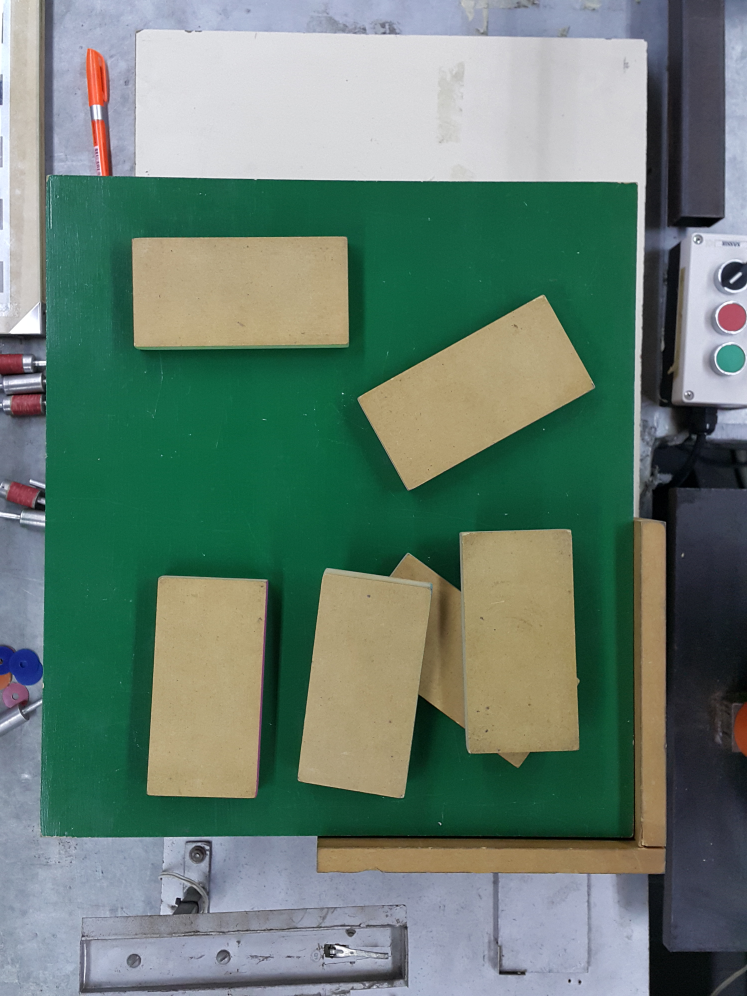
#> input picture TP 7 Contornos/bloques1.jpg, 2988 x 3984 px (shown at 1/4 size)
$ jupyter execute 'TP7 _Contornos.ipynb'   (shell and % lines are left out)
#> lines starting #> are read from the running program, lines starting #| are printed output that depends on the picture; after the words box and inside, x2 and y2 are one past the last pixel; in counts of white or black regions, pixels touching at a corner belong together
# TP 7: Contornos
------------------------------------------
+ Objetivos: sobre la imagen de bloques encontrar los parámetros de área, perímetro, orientación y sus contornos.

[cell 1]
#Si queremos que las imágenes sean mostradas en una ventana emergente quitar el inline
#%matplotlib

# OpenCV-Python utiliza NumPy para el manejo de imágenes
import numpy as np
# cv2 es el módulo python para acceder a OpenCV
import cv2 as cv
# Usamos las poderosas herramientas de graficación de matplotlib para mostrar imágenes, perfiles, histogramas, etc
import matplotlib.pyplot as plt

#### Leemos la imagen

[cell 2]
img = cv.imread('bloques1.jpg')
#> img is the input picture: shape (3984, 2988, 3); mean B, G, R 112.9, 125.3, 103.1
imgRGB = cv.cvtColor(img, cv.COLOR_BGR2RGB)

plt.figure("Imagen original")
plt.imshow(imgRGB)
plt.show()

### Recorte
+ Definimos el field of view (fov) para centrarnos en el area donde se encuentran los bloques

[cell 3]
fov = imgRGB[750:3300,190:2500]
fov_gray=cv.cvtColor(fov, cv.COLOR_RGB2GRAY )
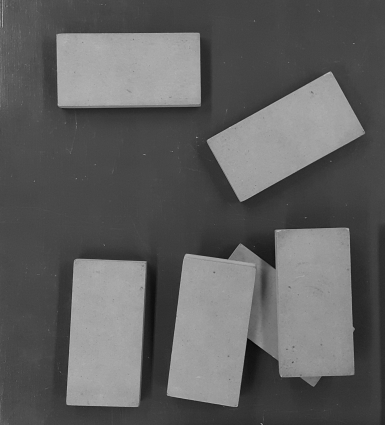
#> fov_gray: shape (2550, 2310) (shown at 1/6 size); min 0, max 241, mean 95.6

plt.figure("FOV")
plt.imshow(fov_gray,cmap='gray')
plt.show()

## Ecualizacion Histograma
+ Utilizamos una ecualizacion de histograma para tener una distribucion Gaussiana de grises sobre la imagen para difuminar la sombra

[cell 4]
# Imagen original
plt.figure("Ecualizacion Histograma")

ax1=plt.subplot(221)
ax1.imshow(fov_gray, cmap='gray', vmin=0, vmax=255)
ax1.set_title('Original')

hist1,bins1 = np.histogram(fov_gray.ravel(),256,[0,256])
#> hist1 = 256 values, max 219360 at index 71, min 0 at index 227, mean 23009.8; bins1 = 257 values from 0 to 256
ax3=plt.subplot(223)
ax3.plot(hist1)

# Imagen ecualizada
img_eqzd = cv.equalizeHist(fov_gray)
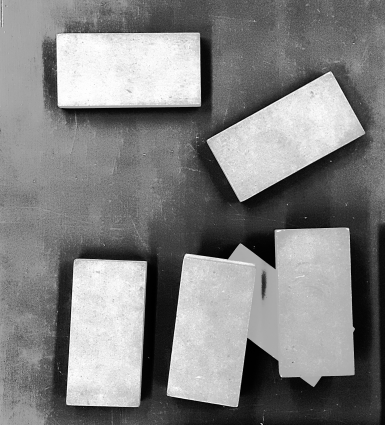
#> img_eqzd: shape (2550, 2310) (shown at 1/6 size); min 0, max 255, mean 129.6

ax2=plt.subplot(222)
ax2.imshow(img_eqzd, cmap='gray', vmin=0, vmax=255)
ax2.set_title('Ecualizada')

hist2,bins2 = np.histogram(img_eqzd.ravel(),256,[0,256])
#> hist2 = 256 values, max 219360 at index 122, min 0 at index 11, mean 23009.8; bins2 = 257 values from 0 to 256
ax4=plt.subplot(224)
ax4.plot(hist2)

plt.show()

## Filtro gaussiano
+ Aplicamos un filtro gaussiano a la imagen equalizada para suavizar y desenfocar la imagen

[cell 5]
c = cv.GaussianBlur(img_eqzd,(17,17),5)

plt.figure("Gaussiana")
plt.imshow(c,cmap="gray")
plt.show()

## Binarizacion Umbral Fijo
+ Binarizamos la imagen para luego utilizar la funcion findContours que provee Open CV

[cell 6]
ret, img_bin = cv.threshold(c,160,255,cv.THRESH_BINARY)
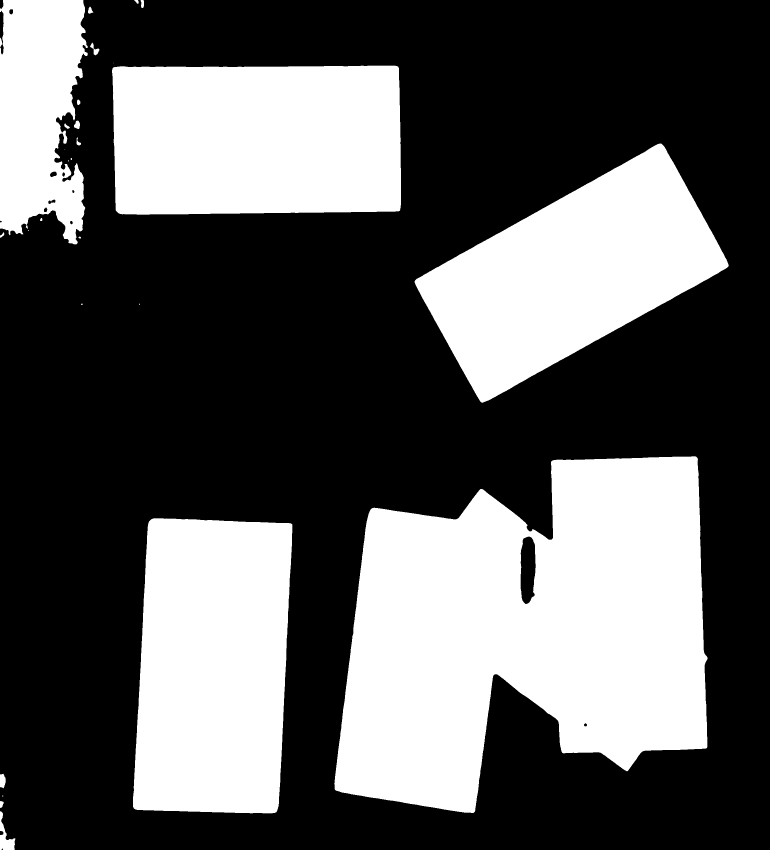
#> img_bin: shape (2550, 2310) (shown at 1/3 size); 36.1% white; 29 white regions (7 under 20 px), largest, box (x1, y1, x2, y2) and area: (1003, 1369, 2123, 2439) 851064, (399, 1555, 877, 2440) 380799, (336, 197, 1203, 644) 377910

plt.figure("Imagen Binarizada")
plt.imshow(img_bin,cmap='gray')
plt.show()

## Cierre
+ Aplicamos la operacion morfologica de cierre que consiste en una dilatacion seguida de una erosion. De esta manera, "cerramos" los objetos respetando su forma original y sus contornos.

[cell 7]
se = np.ones((25,15), np.uint8)
cierre = cv.morphologyEx(img_bin, cv.MORPH_CLOSE, se)
#> cierre: shape (2550, 2310); 36.3% white; 11 white regions (2 under 20 px)

plt.figure("Cierre")
plt.imshow(cierre, cmap='gray')
plt.show()

## Contornos
+ Hallamos los contornos de la imagen y mostramos cuantos se han encontrado.

[cell 8]
#Para la función findContours dependiendo de la versión de opencv utilizada desempaqueta 2 o 3 datos.
contours, hierarchy = cv.findContours(cierre, cv.RETR_TREE, cv.CHAIN_APPROX_NONE)
#> contours = 13 contours, 3 with area under 20; largest, box (x1, y1, x2, y2) and area: (1003, 1369, 2123, 2439) 856712, (399, 1555, 877, 2440) 379546, (336, 188, 1203, 644) 376739, (1244, 430, 2186, 1208) 361490, (0, 0, 298, 733) 159589

print("Cantidad de contornos encontrados: ", len(contours))
#| Cantidad de contornos encontrados:  13

+ Discriminamos los aquellos que encierran una área menor a 200000, puesto que no representan objetos de interés de ánalisis sino que ruido generado por el procesamiento de la imagen.

[cell 9]
i=0
bloques = []

for cnt in contours:
    area = cv.contourArea(cnt)

    if area > 200000:
        print('i:{} Área: {}'.format(i, area))
        bloques.append(cnt)

    i+=1
#> this loop made 13 passes
#> area on passes 1, 2, 3, 4, 8, 9, 10, 11: 3527, 379545.5, 856711.5, 7655.5, 361490.5, 132.5, 376739, 333.5
#> (printed output is left out)
#> after the loop, bloques = 4 contours; box (x1, y1, x2, y2) and area: (1003, 1369, 2123, 2439) 856712, (399, 1555, 877, 2440) 379546, (336, 188, 1203, 644) 376739, (1244, 430, 2186, 1208) 361490; i = 13

+ Dibujamos los contornos y denominamos los bloques sobre una copia de la imagen fov

[cell 10]
img_out1 = fov.copy()
i=1

for cnt in bloques:

    cv.drawContours(img_out1, [cnt], 0, (255,0,0), 3)

    # Ahora calculamos el centroide para utilizarlo de referencia para nombrar en la imagen los bloques
    M = cv.moments(cnt)
    cx = int(M['m10']/M['m00'])
    cy = int(M['m01']/M['m00'])

    nombre = "Bloque " + str(i)

    cv.putText(img_out1, nombre, (cx-100, cy), cv.FONT_HERSHEY_COMPLEX, 2, 0,2)
    i+=1;
#> this loop made 4 passes
#> (cx, cy, nombre) on passes 1 to 4: (638, 1998, 'Bloque 1'), (1582, 1888, 'Bloque 2'), (1714, 819, 'Bloque 3'), (770, 418, 'Bloque 4')
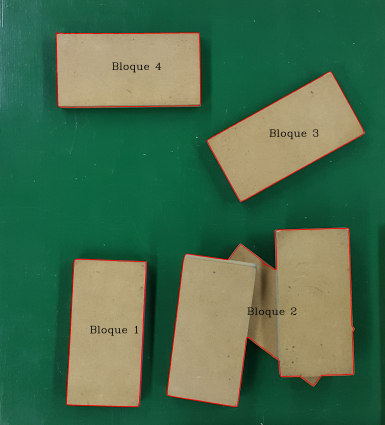
#> img_out1: shape (2550, 2310, 3) (shown at 1/6 size); mean R, G, B 71.4, 109.7, 77.8
#> after the loop, i = 5

plt.figure("Imagen 1 contornos")
plt.imshow(img_out1)
plt.show()

img_out1RGB = cv.cvtColor(img_out1, cv.COLOR_BGR2RGB)
cv.imwrite("Imagen-Contornos1.jpg", img_out1RGB)
#> Out = True

## Parametros
+ Perimetro
+ Area
+ Orientacion
+ Relación de aspecto (largo Vs. ancho)

[cell 11]
i=1

for cnt in bloques:
    # Perimetro
    p = cv.arcLength(cnt,False)

    # Area
    area = cv.contourArea(cnt)

    # Orientacion
    (x,y),(MA,ma),angle = cv.fitEllipse(cnt)

    # Relación de aspecto
    x,y,w,h = cv.boundingRect(cnt)
    aspect_ratio = float(w)/h

    print('Bloque {} | Perimetro: {} - Área: {} - Orientación: {} - R/Aspecto: {}'.format(i, p, area, angle, aspect_ratio))

    i+=1
#> this loop made 4 passes
#> (p, area, MA, ma, angle, w) on passes 1 to 4: (2638.1, 379545.5, 494.2, 1083.8, 3.36, 478), (4865.4, 856711.5, 943.3, 1336.1, 67.26, 1120), (2718.2, 361490.5, 482, 1061.4, 60.89, 942), (2619.2, 376739, 501.7, 1068.4, 90.16, 867)
#> (printed output is left out)
#> after the loop, i = 5

## Conclusion 1:

Se logro marcar todos los bloques con la salvedad de que los bloques que conforman al "Bloque 2" se encuentran superpuestos por lo tanto se los considera como un único bloque.

Respecto a los parametros obtenidos en los bloques 1, 3 y 4 se ve que sus caracteristicas geométricas (perímetro y área) son muy similares.

Orientacion y relación de aspecto guardan una coherencia entre sí para todos los bloques, siendo:
+ Bloque 1: poseé una inclinación $\theta \approxeq 3°$ respecto a la vertical, dato que se reafirma en la R/aspecto donde $base = \frac{1}{2} alto$. Por lo tanto se verifica que el bloque se encuentra prácticamente vertical como se ve en la imagen.

Éste análisis es análogo para el bloque 4 donde se observa a diferencia del anterior que se encuentra horizontal.
Tanto para el conjunto de bloques "bloque 2" y bloque 3 se observa un grado de inclinación con mayor pronunciación hacia la posición horizontal.

***
# Método 2

+ Implementamos otra metodo de segmentacion que pueda resolver el problema de los bloques superpuestos. Para ello, utilizamos una ecualizacion de adaptacion local, que nos limita el contraste de la imagen tanto en oscuros y claros. Luego, procedemos de igual manera que el anterior.

## Clahe

[cell 12]
plt.figure("Clahe")

#Imagen original
ax1=plt.subplot(221)
ax1.imshow(fov_gray, cmap="gray", vmin=0,vmax=255)
ax1.set_title("Original")

hist1,bins1=np.histogram(fov_gray.ravel(),256,[0,256])
ax3=plt.subplot(223)
ax3.plot(hist1)

#Creamos un objeto CLAHE
clahe= cv.createCLAHE(clipLimit=1.5, tileGridSize=(8,8))
img_clahe = clahe.apply(fov_gray)
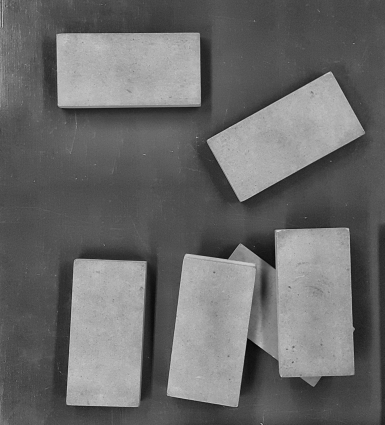
#> img_clahe: shape (2550, 2310) (shown at 1/6 size); min 0, max 245, mean 106.1
ax2=plt.subplot(222)
ax2.imshow(img_clahe, cmap="gray", vmin=0, vmax=255)

hist2,bins2=np.histogram(img_clahe.ravel(),256,[0,256])
#> hist2 = 256 values, max 135972 at index 78, min 0 at index 232, mean 23009.8

ax4=plt.subplot(224)
ax4.plot(hist2)
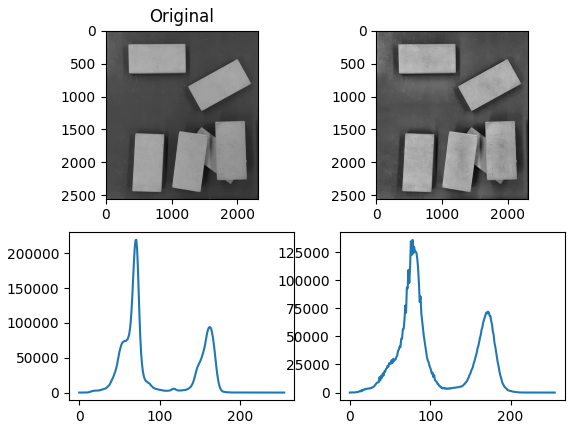
#> figure drawn by matplotlib, 4 panels; panel 2: curve peaks at x = 71, y = 219360; panel 4: curve peaks at x = 78, y = 135972

[cell 13]
# Filtro Gaussiano
c = cv.GaussianBlur(img_clahe,(17,17),5)

# Binarizacion
ret, img_bin = cv.threshold(c,145,255,cv.THRESH_BINARY)
#> img_bin: shape (2550, 2310); 31.5% white; 15 white regions (2 under 20 px), largest, box (x1, y1, x2, y2) and area: (1654, 1370, 2120, 2260) 376230, (1004, 1470, 1554, 2438) 374894, (400, 1556, 873, 2439) 374439

plt.figure("Imagen Binarizada 2")
plt.imshow(img_bin, cmap = 'gray')
plt.show()

## Apertura

[cell 14]
se = np.ones((15,10), np.uint8)
apertura = cv.morphologyEx(img_bin, cv.MORPH_OPEN, se)
#> apertura: shape (2550, 2310); 31.5% white; 10 white regions

contours, hierarchy = cv.findContours(apertura, cv.RETR_TREE, cv.CHAIN_APPROX_NONE)
#> contours = 40 contours, 3 with area under 20; largest, box (x1, y1, x2, y2) and area: (1656, 1371, 2121, 2258) 381124, (402, 1557, 874, 2439) 373235, (1006, 1525, 1537, 2437) 372842, (342, 199, 1203, 639) 367184, (1249, 433, 2175, 1205) 357460

print("Cantidad de contornos encontrados: ", len(contours))
#| Cantidad de contornos encontrados:  40

plt.figure("Apertura")
plt.imshow(apertura, cmap='gray')
plt.show()

[cell 15]
i=0
img_out2 = fov.copy()
bloques = []

for cnt in contours:
    area = cv.contourArea(cnt)

    if area > 200000:
        print('i:{} Área: {}'.format(i, area))
        bloques.append(cnt)

    i+=1
#> this loop made 40 passes
#> area on passes 1, 2, 3, 4, 5, 6, 7, 9: 234, 3146, 373235, 144.5, 43, 361.5, 372841.5, 155.5
#> (printed output is left out)
#> after the loop, bloques = 5 contours; box (x1, y1, x2, y2) and area: (1656, 1371, 2121, 2258) 381124, (402, 1557, 874, 2439) 373235, (1006, 1525, 1537, 2437) 372842, (342, 199, 1203, 639) 367184, (1249, 433, 2175, 1205) 357460; i = 40

[cell 16]
img_out2 = fov.copy()
i=1

for cnt in bloques:

    cv.drawContours(img_out2, [cnt], 0, (255,0,0), 3)

    # Ahora calculamos el centroide para utilizarlo de referencia para nombrar en la imagen los bloques
    M = cv.moments(cnt)
    cx = int(M['m10']/M['m00'])
    cy = int(M['m01']/M['m00'])

    nombre = "Bloque " + str(i)

    cv.putText(img_out2, nombre, (cx-100, cy), cv.FONT_HERSHEY_COMPLEX, 2, 0,2)
    i+=1;
#> this loop made 5 passes
#> (cx, cy, nombre) on passes 1 to 5: (637, 1999, 'Bloque 1'), (1268, 1977, 'Bloque 2'), (1884, 1811, 'Bloque 3'), (1715, 819, 'Bloque 4'), (770, 417, 'Bloque 5')
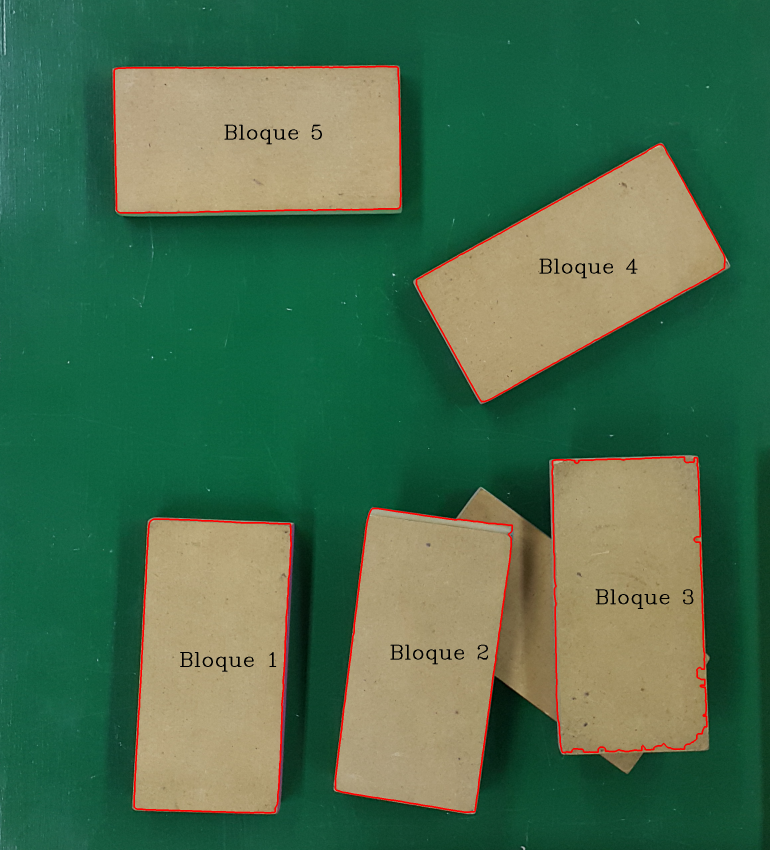
#> img_out2: shape (2550, 2310, 3) (shown at 1/3 size); mean R, G, B 71.2, 109.5, 77.6
#> after the loop, i = 6

plt.figure("Imagen 2 contornos")
plt.imshow(img_out2)
plt.show()

img_out2RGB = cv.cvtColor(img_out2, cv.COLOR_BGR2RGB)
cv.imwrite("Imagen-Contornos2.jpg", img_out2RGB)
#> Out = True

[cell 17]
i=1

for cnt in bloques:
    # Perimetro
    p = cv.arcLength(cnt,False)

    # Area
    area = cv.contourArea(cnt)

    # Orientacion
    (x,y),(MA,ma),angle = cv.fitEllipse(cnt)

    # Relación de aspecto
    x,y,w,h = cv.boundingRect(cnt)
    aspect_ratio = float(w)/h

    print('Bloque {} | Perimetro: {} - Área: {} - Orientación: {} - R/Aspecto: {}'.format(i, p, area, angle, aspect_ratio))

    i+=1
#> this loop made 5 passes
#> (p, area, MA, ma, angle, w) on passes 1 to 5: (2624.3, 373235, 487.6, 1081.7, 3.35, 472), (2688.7, 372841.5, 492.6, 1069.6, 7.26, 531), (2887.1, 381124.5, 500.6, 1066.9, 179, 465), (2693.9, 357460, 478.3, 1057.4, 60.79, 926), (2581.2, 367184, 489.9, 1059.5, 89.51, 861)
#> (printed output is left out)
#> after the loop, i = 6

$ run again, with TP 7 Contornos/Imagen-Contornos1.jpg copied over TP 7 Contornos/bloques1.jpg
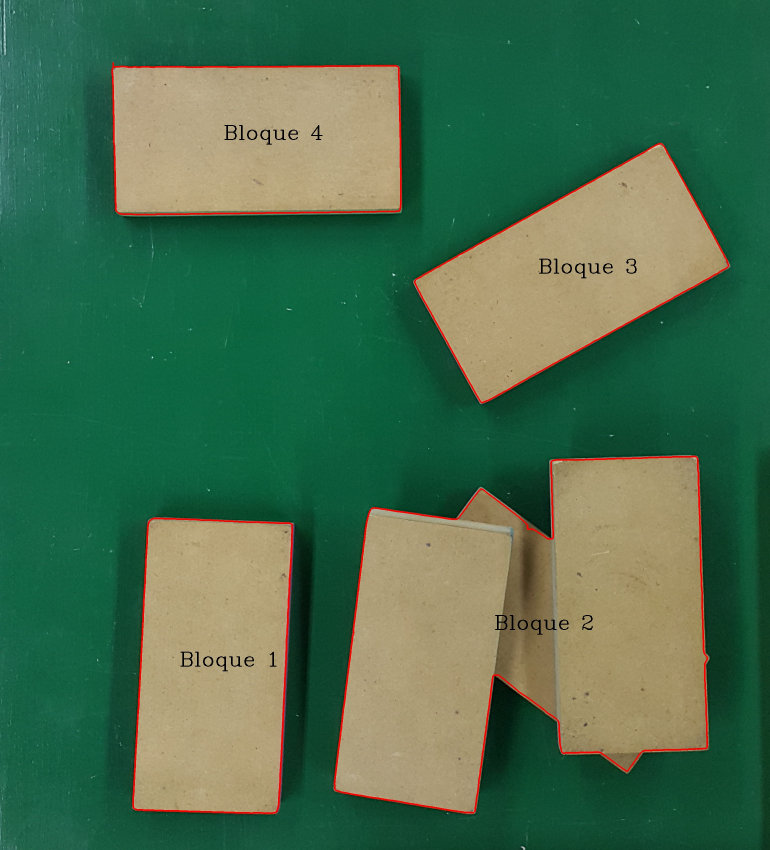
#> input picture TP 7 Contornos/Imagen-Contornos1.jpg, 2310 x 2550 px (shown at 1/3 size)
#> img is the input picture: shape (2550, 2310, 3); mean B, G, R 77.8, 109.8, 71.3
#> hist1 = 256 values, max 111608 at index 71, min 0 at index 208, mean 14906.2; bins1 = 257 values from 0 to 256
#> `hist2,bins2 = np.histogram(img_eqzd.ravel(),256,[0,256])`: hist2 = 256 values, max 111608 at index 127, min 0 at index 14, mean 14906.2; bins2 = 257 values from 0 to 256
#> cierre: shape (1800, 2120); 37.2% white; 4 white regions
#> `contours, hierarchy = cv.findContours(cierre, cv.RETR_TREE, cv.CHAIN_A..`: contours = 7 contours; box (x1, y1, x2, y2) and area: (1336, 620, 1929, 1552) 420062, (815, 719, 1376, 1686) 385273, (210, 807, 686, 1688) 376200, (1056, 0, 1993, 456) 236486, (1483, 1104, 1520, 1144) 1295, (1460, 1103, 1484, 1148) 946, (1295, 1093, 1312, 1143) 782
#| Cantidad de contornos encontrados:  7
#> the loop `for cnt in contours:` made 7 passes
#> area on passes 1 to 7: 376200, 385273, 782, 420062, 1295, 946, 236486
#> (printed output is left out)
#> after the loop `for cnt in contours:`: bloques = 4 contours; box (x1, y1, x2, y2) and area: (1336, 620, 1929, 1552) 420062, (815, 719, 1376, 1686) 385273, (210, 807, 686, 1688) 376200, (1056, 0, 1993, 456) 236486; i = 7
#> the loop `for cnt in bloques: ` made 4 passes
#> (cx, cy, nombre) on passes 1 to 4: (448, 1249, 'Bloque 1'), (1086, 1211, 'Bloque 2'), (1672, 1077, 'Bloque 3'), (1454, 159, 'Bloque 4')
#> after the loop `for cnt in bloques:`:
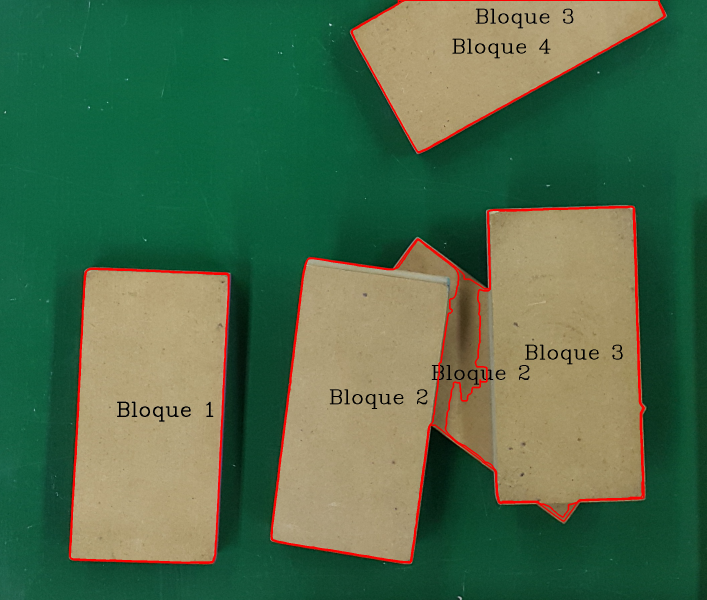
#> img_out1: shape (1800, 2120, 3) (shown at 1/3 size); mean R, G, B 76.7, 107.8, 75
#> after the loop `for cnt in bloques:`: i = 5
#> `cv.imwrite("Imagen-Contornos1.jpg", img_out1RGB)`: Out = True
#> the loop `for cnt in bloques:` made 4 passes
#> (p, area, MA, ma, angle, w) on passes 1 to 4: (2626.6, 376200, 492.2, 1078.5, 3.36, 476), (2829.9, 385273, 497.5, 1095.2, 8.93, 561), (3073, 420062, 574, 1015, 1.65, 593), (2370.9, 236486, 395.1, 963.8, 75.83, 937)
#> (printed output is left out)
#> after the loop `for cnt in bloques:`: i = 5
#> `hist2,bins2=np.histogram(img_clahe.ravel(),256,[0,256])`: hist2 = 256 values, max 78923 at index 76, min 0 at index 0, mean 14906.2
#> apertura: shape (1800, 2120); 34.3% white; 6 white regions
#> `contours, hierarchy = cv.findContours(apertura, cv.RETR_TREE, cv.CHAIN..`: contours = 34 contours, 1 with area under 20; largest, box (x1, y1, x2, y2) and area: (1462, 627, 1923, 1508) 372464, (215, 811, 684, 1685) 368161, (820, 778, 1346, 1682) 363304, (1065, 0, 1984, 450) 231466, (1425, 20, 1653, 91) 9376
#| Cantidad de contornos encontrados:  34
#> the loop `for cnt in contours:` made 34 passes
#> area on passes 1 to 8: 429.5, 368161, 736, 8725, 363303.5, 118.5, 108, 31.5
#> (printed output is left out)
#> after the loop `for cnt in contours:`: bloques = 4 contours; box (x1, y1, x2, y2) and area: (1462, 627, 1923, 1508) 372464, (215, 811, 684, 1685) 368161, (820, 778, 1346, 1682) 363304, (1065, 0, 1984, 450) 231466; i = 34
#> the loop `for cnt in bloques: ` made 4 passes
#> (cx, cy, nombre) on passes 1 to 4: (450, 1249, 'Bloque 1'), (1079, 1225, 'Bloque 2'), (1692, 1064, 'Bloque 3'), (1455, 158, 'Bloque 4')
#> after the loop `for cnt in bloques:`:
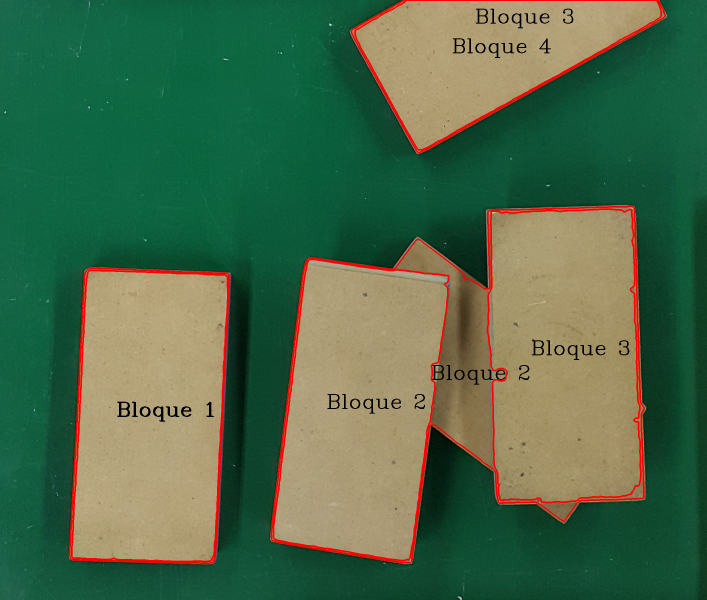
#> img_out2: shape (1800, 2120, 3) (shown at 1/3 size); mean R, G, B 76.9, 106.9, 74.4
#> after the loop `for cnt in bloques:`: i = 5
#> `cv.imwrite("Imagen-Contornos2.jpg", img_out2RGB)`: Out = True
#> the loop `for cnt in bloques:` made 4 passes
#> (p, area, MA, ma, angle, w) on passes 1 to 4: (2605.1, 368161, 484.6, 1072.4, 3.41, 469), (2681.3, 363303.5, 482.7, 1065.1, 7.49, 526), (2780.6, 372464, 486.8, 1068.4, 178.5, 461), (2330, 231466, 389.3, 952.3, 75.55, 919)
#> (printed output is left out)
#> after the loop `for cnt in bloques:`: i = 5
